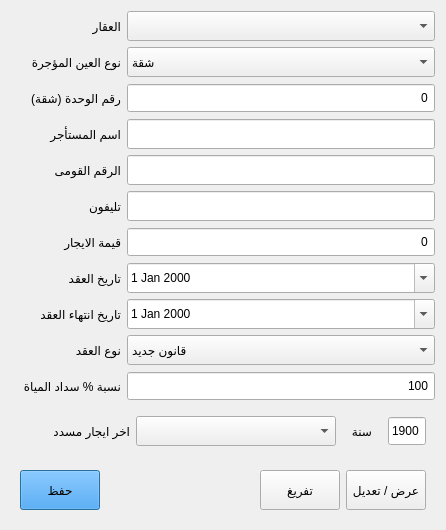
        <widget class="QWidget" name="tabRenters">
         <attribute name="icon">
          <iconset resource="resourse.qrc">
           <normaloff>:/icon/icon/user.png</normaloff>:/icon/icon/user.png</iconset>
         </attribute>
         <attribute name="title">
          <string>سجل المستأجرين</string>
         </attribute>
         <layout class="QGridLayout" name="gridLayout_6">
          <item row="11" column="1">
           <widget class="QSpinBox" name="spinBoxRenterPercent">
            <property name="minimumSize">
             <size>
              <width>0</width>
              <height>30</height>
             </size>
            </property>
            <property name="toolTip">
             <string>&lt;html&gt;&lt;head/&gt;&lt;body&gt;&lt;p align=&quot;right&quot;&gt;&lt;span style=&quot; font-size:10pt;&quot;&gt;يتم تقسيم فاتورة المياة على كافة الوحدات بالتساوى&lt;br/&gt;فى هذا الخيار يمكنك تغيير النسبة المئوية لهذا المستأجر &lt;br/&gt;&lt;/span&gt;&lt;/p&gt;&lt;p align=&quot;right&quot;&gt;&lt;span style=&quot; font-size:10pt;&quot;&gt;مثال : اذا كانت فيمة السداد المطلوبة 100 جنية &lt;br/&gt;وتم تحديد نسبة مئوية 50% فسيتم تحويل المبلغ الى 50 جنية &lt;br/&gt;وتوزيع القيمة الباقية على باقى الوحدات&lt;/span&gt;&lt;/p&gt;&lt;/body&gt;&lt;/html&gt;</string>
            </property>
            <property name="alignment">
             <set>Qt::AlignRight|Qt::AlignTrailing|Qt::AlignVCenter</set>
            </property>
            <property name="buttonSymbols">
             <enum>QAbstractSpinBox::NoButtons</enum>
            </property>
            <property name="maximum">
             <number>200</number>
            </property>
            <property name="value">
             <number>100</number>
            </property>
           </widget>
          </item>
          <item row="5" column="0">
           <widget class="QLabel" name="labelRenterNationalID">
            <property name="sizePolicy">
             <sizepolicy hsizetype="Maximum" vsizetype="Preferred">
              <horstretch>0</horstretch>
              <verstretch>0</verstretch>
             </sizepolicy>
            </property>
            <property name="minimumSize">
             <size>
              <width>110</width>
              <height>0</height>
             </size>
            </property>
            <property name="text">
             <string>الرقم القومى</string>
            </property>
            <property name="buddy">
             <cstring>lineEditRenterNationalId</cstring>
            </property>
           </widget>
          </item>
          <item row="9" column="0">
           <widget class="QLabel" name="labelContractEndDate">
            <property name="sizePolicy">
             <sizepolicy hsizetype="Maximum" vsizetype="Preferred">
              <horstretch>0</horstretch>
              <verstretch>0</verstretch>
             </sizepolicy>
            </property>
            <property name="minimumSize">
             <size>
              <width>110</width>
              <height>0</height>
             </size>
            </property>
            <property name="text">
             <string>تاريخ انتهاء العقد</string>
            </property>
            <property name="buddy">
             <cstring>dateEditContractEnd</cstring>
            </property>
           </widget>
          </item>
          <item row="1" column="1">
           <widget class="QComboBox" name="comboBoxApartmentType">
            <property name="sizePolicy">
             <sizepolicy hsizetype="Minimum" vsizetype="Fixed">
              <horstretch>0</horstretch>
              <verstretch>0</verstretch>
             </sizepolicy>
            </property>
            <property name="minimumSize">
             <size>
              <width>0</width>
              <height>30</height>
             </size>
            </property>
            <item>
             <property name="text">
              <string>شقة</string>
             </property>
            </item>
            <item>
             <property name="text">
              <string>محل</string>
             </property>
            </item>
           </widget>
          </item>
          <item row="4" column="1">
           <widget class="QLineEdit" name="lineEditRenterName">
            <property name="sizePolicy">
             <sizepolicy hsizetype="Minimum" vsizetype="Fixed">
              <horstretch>0</horstretch>
              <verstretch>0</verstretch>
             </sizepolicy>
            </property>
            <property name="minimumSize">
             <size>
              <width>0</width>
              <height>30</height>
             </size>
            </property>
           </widget>
          </item>
          <item row="5" column="1">
           <widget class="QLineEdit" name="lineEditRenterNationalId">
            <property name="sizePolicy">
             <sizepolicy hsizetype="Minimum" vsizetype="Fixed">
              <horstretch>0</horstretch>
              <verstretch>0</verstretch>
             </sizepolicy>
            </property>
            <property name="minimumSize">
             <size>
              <width>0</width>
              <height>30</height>
             </size>
            </property>
            <property name="maxLength">
             <number>14</number>
            </property>
           </widget>
          </item>
          <item row="0" column="1">
           <widget class="QComboBox" name="comboBoxRenterEstate">
            <property name="sizePolicy">
             <sizepolicy hsizetype="Minimum" vsizetype="Fixed">
              <horstretch>0</horstretch>
              <verstretch>0</verstretch>
             </sizepolicy>
            </property>
            <property name="minimumSize">
             <size>
              <width>0</width>
              <height>30</height>
             </size>
            </property>
           </widget>
          </item>
          <item row="1" column="0">
           <widget class="QLabel" name="labeAprtmentType">
            <property name="sizePolicy">
             <sizepolicy hsizetype="Maximum" vsizetype="Preferred">
              <horstretch>0</horstretch>
              <verstretch>0</verstretch>
             </sizepolicy>
            </property>
            <property name="minimumSize">
             <size>
              <width>110</width>
              <height>0</height>
             </size>
            </property>
            <property name="text">
             <string>نوع العين المؤجرة</string>
            </property>
            <property name="buddy">
             <cstring>comboBoxApartmentType</cstring>
            </property>
           </widget>
          </item>
          <item row="8" column="0">
           <widget class="QLabel" name="labelContractDate">
            <property name="sizePolicy">
             <sizepolicy hsizetype="Maximum" vsizetype="Preferred">
              <horstretch>0</horstretch>
              <verstretch>0</verstretch>
             </sizepolicy>
            </property>
            <property name="minimumSize">
             <size>
              <width>110</width>
              <height>0</height>
             </size>
            </property>
            <property name="text">
             <string>تاريخ العقد</string>
            </property>
            <property name="buddy">
             <cstring>dateEditContract</cstring>
            </property>
           </widget>
          </item>
          <item row="6" column="0">
           <widget class="QLabel" name="labelRenterPhone">
            <property name="sizePolicy">
             <sizepolicy hsizetype="Maximum" vsizetype="Preferred">
              <horstretch>0</horstretch>
              <verstretch>0</verstretch>
             </sizepolicy>
            </property>
            <property name="minimumSize">
             <size>
              <width>110</width>
              <height>0</height>
             </size>
            </property>
            <property name="text">
             <string>تليفون</string>
            </property>
            <property name="buddy">
             <cstring>lineEditRenterPhone</cstring>
            </property>
           </widget>
          </item>
          <item row="7" column="0">
           <widget class="QLabel" name="labelRenterMoneyValue">
            <property name="sizePolicy">
             <sizepolicy hsizetype="Maximum" vsizetype="Preferred">
              <horstretch>0</horstretch>
              <verstretch>0</verstretch>
             </sizepolicy>
            </property>
            <property name="minimumSize">
             <size>
              <width>110</width>
              <height>0</height>
             </size>
            </property>
            <property name="text">
             <string>قيمة الايجار</string>
            </property>
            <property name="buddy">
             <cstring>spinBoxRenterMoneyValue</cstring>
            </property>
           </widget>
          </item>
          <item row="13" column="0" colspan="2">
           <widget class="QWidget" name="widget_2" native="true">
            <layout class="QGridLayout" name="gridLayout_8">
             <item row="1" column="1">
              <spacer name="horizontalSpacer_3">
               <property name="orientation">
                <enum>Qt::Horizontal</enum>
               </property>
               <property name="sizeHint" stdset="0">
                <size>
                 <width>40</width>
                 <height>20</height>
                </size>
               </property>
              </spacer>
             </item>
             <item row="1" column="0">
              <widget class="QPushButton" name="buttonRenterSave">
               <property name="minimumSize">
                <size>
                 <width>40</width>
                 <height>40</height>
                </size>
               </property>
               <property name="styleSheet">
                <string notr="true">background-color: rgb(25, 144, 255);</string>
               </property>
               <property name="text">
                <string>حفظ</string>
               </property>
               <property name="default">
                <bool>true</bool>
               </property>
              </widget>
             </item>
             <item row="1" column="3">
              <widget class="QPushButton" name="buttonRenterEdit">
               <property name="minimumSize">
                <size>
                 <width>40</width>
                 <height>40</height>
                </size>
               </property>
               <property name="text">
                <string>عرض / تعديل</string>
               </property>
              </widget>
             </item>
             <item row="1" column="2">
              <widget class="QPushButton" name="buttonRenterEmpty">
               <property name="minimumSize">
                <size>
                 <width>40</width>
                 <height>40</height>
                </size>
               </property>
               <property name="text">
                <string>تفريغ</string>
               </property>
              </widget>
             </item>
            </layout>
           </widget>
          </item>
          <item row="10" column="1">
           <widget class="QComboBox" name="comboBoxContractType">
            <property name="sizePolicy">
             <sizepolicy hsizetype="Minimum" vsizetype="Fixed">
              <horstretch>0</horstretch>
              <verstretch>0</verstretch>
             </sizepolicy>
            </property>
            <property name="minimumSize">
             <size>
              <width>0</width>
              <height>30</height>
             </size>
            </property>
            <property name="currentIndex">
             <number>1</number>
            </property>
            <item>
             <property name="text">
              <string>قانون قديم</string>
             </property>
            </item>
            <item>
             <property name="text">
              <string>قانون جديد</string>
             </property>
            </item>
           </widget>
          </item>
          <item row="11" column="0">
           <widget class="QLabel" name="labelRenterPercent">
            <property name="minimumSize">
             <size>
              <width>110</width>
              <height>0</height>
             </size>
            </property>
            <property name="text">
             <string>نسبة % سداد المياة</string>
            </property>
            <property name="buddy">
             <cstring>spinBoxRenterPercent</cstring>
            </property>
           </widget>
          </item>
          <item row="6" column="1">
           <widget class="QLineEdit" name="lineEditRenterPhone">
            <property name="sizePolicy">
             <sizepolicy hsizetype="Minimum" vsizetype="Fixed">
              <horstretch>0</horstretch>
              <verstretch>0</verstretch>
             </sizepolicy>
            </property>
            <property name="minimumSize">
             <size>
              <width>0</width>
              <height>30</height>
             </size>
            </property>
           </widget>
          </item>
          <item row="8" column="1">
           <widget class="QDateEdit" name="dateEditContract">
            <property name="sizePolicy">
             <sizepolicy hsizetype="Minimum" vsizetype="Fixed">
              <horstretch>0</horstretch>
              <verstretch>0</verstretch>
             </sizepolicy>
            </property>
            <property name="minimumSize">
             <size>
              <width>0</width>
              <height>30</height>
             </size>
            </property>
            <property name="layoutDirection">
             <enum>Qt::LeftToRight</enum>
            </property>
            <property name="buttonSymbols">
             <enum>QAbstractSpinBox::NoButtons</enum>
            </property>
            <property name="calendarPopup">
             <bool>true</bool>
            </property>
           </widget>
          </item>
          <item row="2" column="1">
           <widget class="QSpinBox" name="spinBoxRenterUnitNumber">
            <property name="sizePolicy">
             <sizepolicy hsizetype="Minimum" vsizetype="Fixed">
              <horstretch>0</horstretch>
              <verstretch>0</verstretch>
             </sizepolicy>
            </property>
            <property name="minimumSize">
             <size>
              <width>0</width>
              <height>30</height>
             </size>
            </property>
            <property name="alignment">
             <set>Qt::AlignRight|Qt::AlignTrailing|Qt::AlignVCenter</set>
            </property>
            <property name="buttonSymbols">
             <enum>QAbstractSpinBox::NoButtons</enum>
            </property>
            <property name="maximum">
             <number>999</number>
            </property>
           </widget>
          </item>
          <item row="0" column="0">
           <widget class="QLabel" name="labeRenterEstate">
            <property name="sizePolicy">
             <sizepolicy hsizetype="Maximum" vsizetype="Preferred">
              <horstretch>0</horstretch>
              <verstretch>0</verstretch>
             </sizepolicy>
            </property>
            <property name="minimumSize">
             <size>
              <width>110</width>
              <height>0</height>
             </size>
            </property>
            <property name="text">
             <string>العقار</string>
            </property>
            <property name="buddy">
             <cstring>comboBoxRenterEstate</cstring>
            </property>
           </widget>
          </item>
          <item row="4" column="0">
           <widget class="QLabel" name="labelRenterName">
            <property name="sizePolicy">
             <sizepolicy hsizetype="Maximum" vsizetype="Preferred">
              <horstretch>0</horstretch>
              <verstretch>0</verstretch>
             </sizepolicy>
            </property>
            <property name="minimumSize">
             <size>
              <width>110</width>
              <height>0</height>
             </size>
            </property>
            <property name="text">
             <string>اسم المستأجر</string>
            </property>
            <property name="buddy">
             <cstring>lineEditRenterName</cstring>
            </property>
           </widget>
          </item>
          <item row="10" column="0">
           <widget class="QLabel" name="labelContractType">
            <property name="sizePolicy">
             <sizepolicy hsizetype="Maximum" vsizetype="Preferred">
              <horstretch>0</horstretch>
              <verstretch>0</verstretch>
             </sizepolicy>
            </property>
            <property name="minimumSize">
             <size>
              <width>110</width>
              <height>0</height>
             </size>
            </property>
            <property name="text">
             <string>نوع العقد</string>
            </property>
            <property name="buddy">
             <cstring>comboBoxContractType</cstring>
            </property>
           </widget>
          </item>
          <item row="9" column="1">
           <widget class="QDateEdit" name="dateEditContractEnd">
            <property name="sizePolicy">
             <sizepolicy hsizetype="Minimum" vsizetype="Fixed">
              <horstretch>0</horstretch>
              <verstretch>0</verstretch>
             </sizepolicy>
            </property>
            <property name="minimumSize">
             <size>
              <width>0</width>
              <height>30</height>
             </size>
            </property>
            <property name="layoutDirection">
             <enum>Qt::LeftToRight</enum>
            </property>
            <property name="buttonSymbols">
             <enum>QAbstractSpinBox::NoButtons</enum>
            </property>
            <property name="calendarPopup">
             <bool>true</bool>
            </property>
           </widget>
          </item>
          <item row="2" column="0">
           <widget class="QLabel" name="labelUnitNumber">
            <property name="sizePolicy">
             <sizepolicy hsizetype="Maximum" vsizetype="Preferred">
              <horstretch>0</horstretch>
              <verstretch>0</verstretch>
             </sizepolicy>
            </property>
            <property name="minimumSize">
             <size>
              <width>110</width>
              <height>0</height>
             </size>
            </property>
            <property name="text">
             <string>رقم الوحدة (شقة)</string>
            </property>
            <property name="buddy">
             <cstring>spinBoxRenterUnitNumber</cstring>
            </property>
           </widget>
          </item>
          <item row="7" column="1">
           <widget class="QSpinBox" name="spinBoxRenterMoneyValue">
            <property name="minimumSize">
             <size>
              <width>0</width>
              <height>30</height>
             </size>
            </property>
            <property name="alignment">
             <set>Qt::AlignRight|Qt::AlignTrailing|Qt::AlignVCenter</set>
            </property>
            <property name="buttonSymbols">
             <enum>QAbstractSpinBox::NoButtons</enum>
            </property>
            <property name="maximum">
             <number>999999</number>
            </property>
           </widget>
          </item>
          <item row="12" column="0" colspan="2">
           <widget class="QWidget" name="widget_12" native="true">
            <property name="sizePolicy">
             <sizepolicy hsizetype="Preferred" vsizetype="Maximum">
              <horstretch>0</horstretch>
              <verstretch>0</verstretch>
             </sizepolicy>
            </property>
            <layout class="QHBoxLayout" name="horizontalLayout_3">
             <item>
              <widget class="QLabel" name="labellastPaidRent">
               <property name="sizePolicy">
                <sizepolicy hsizetype="Maximum" vsizetype="Preferred">
                 <horstretch>0</horstretch>
                 <verstretch>0</verstretch>
                </sizepolicy>
               </property>
               <property name="minimumSize">
                <size>
                 <width>110</width>
                 <height>0</height>
                </size>
               </property>
               <property name="text">
                <string>اخر ايجار مسدد</string>
               </property>
              </widget>
             </item>
             <item>
              <widget class="QComboBox" name="comboBoxLastPaidRentMonth">
               <property name="sizePolicy">
                <sizepolicy hsizetype="Preferred" vsizetype="Fixed">
                 <horstretch>0</horstretch>
                 <verstretch>0</verstretch>
                </sizepolicy>
               </property>
               <property name="minimumSize">
                <size>
                 <width>200</width>
                 <height>30</height>
                </size>
               </property>
              </widget>
             </item>
             <item>
              <widget class="QLabel" name="label_2">
               <property name="sizePolicy">
                <sizepolicy hsizetype="Maximum" vsizetype="Preferred">
                 <horstretch>0</horstretch>
                 <verstretch>0</verstretch>
                </sizepolicy>
               </property>
               <property name="minimumSize">
                <size>
                 <width>40</width>
                 <height>0</height>
                </size>
               </property>
               <property name="text">
                <string>سنة</string>
               </property>
               <property name="alignment">
                <set>Qt::AlignCenter</set>
               </property>
              </widget>
             </item>
             <item>
              <widget class="QSpinBox" name="spinBoxLastPaidRentYear">
               <property name="minimumSize">
                <size>
                 <width>0</width>
                 <height>30</height>
                </size>
               </property>
               <property name="alignment">
                <set>Qt::AlignRight|Qt::AlignTrailing|Qt::AlignVCenter</set>
               </property>
               <property name="buttonSymbols">
                <enum>QAbstractSpinBox::NoButtons</enum>
               </property>
               <property name="minimum">
                <number>1900</number>
               </property>
               <property name="maximum">
                <number>9999</number>
               </property>
               <property name="singleStep">
                <number>1</number>
               </property>
              </widget>
             </item>
            </layout>
           </widget>
          </item>
         </layout>
        </widget>
